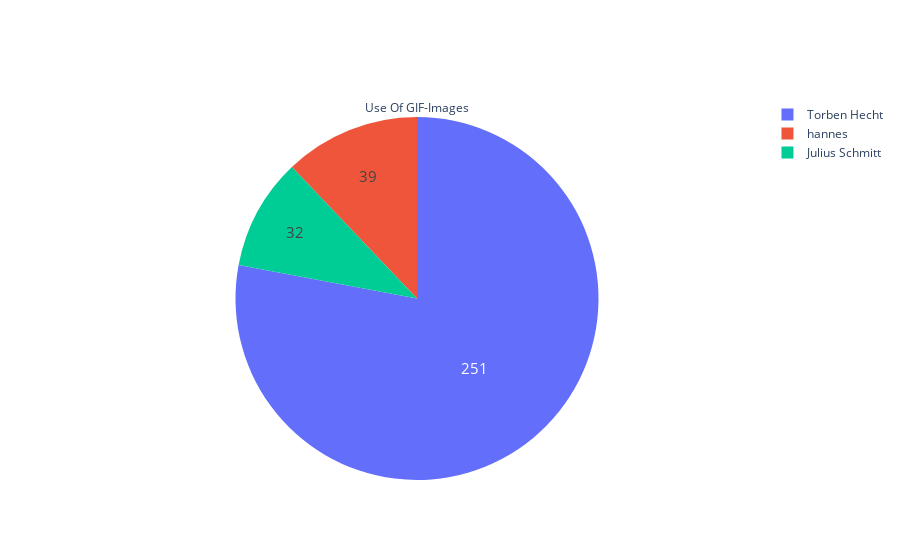

Here is the notebook cell this chart was saved with:
### Markdown cell above
# Optimized analysis

### Code cell
messages = data["messages"]
df_msg = pd.DataFrame(messages)
df_gif = pd.DataFrame(df_msg[df_msg["via_bot"] == "@gif"].groupby("from").count()).sort_values("id",ascending=False).filter(items = ["id"])

labels = df_gif.index.to_list()
values = df_gif["id"].to_list()
gif_count_pie = go.Figure(data=[go.Pie(labels=labels, 
                             values=values, 
                            )])

gif_count_pie.update_traces(hoverinfo='label+value+percent', 
                  textfont_size=15,
                  textinfo='value',
                  title="Use Of GIF-Images",
                  #insidetextorientation='tangential',
                  #marker=dict(colors=colors)
                 )

### Figure 1 — Plotly figure (JSON) as saved in the notebook; plotly's stock layout.template omitted (floating-point values rounded to 4 significant figures)
{"data": [{"hoverinfo": "label+value+percent", "labels": ["Torben Hecht", "hannes", "Julius Schmitt"], "textfont": {"size": 15}, "textinfo": "value", "title": {"text": "Use Of GIF-Images"}, "type": "pie", "values": [251, 39, 32]}], "layout": {"autosize": true}}
